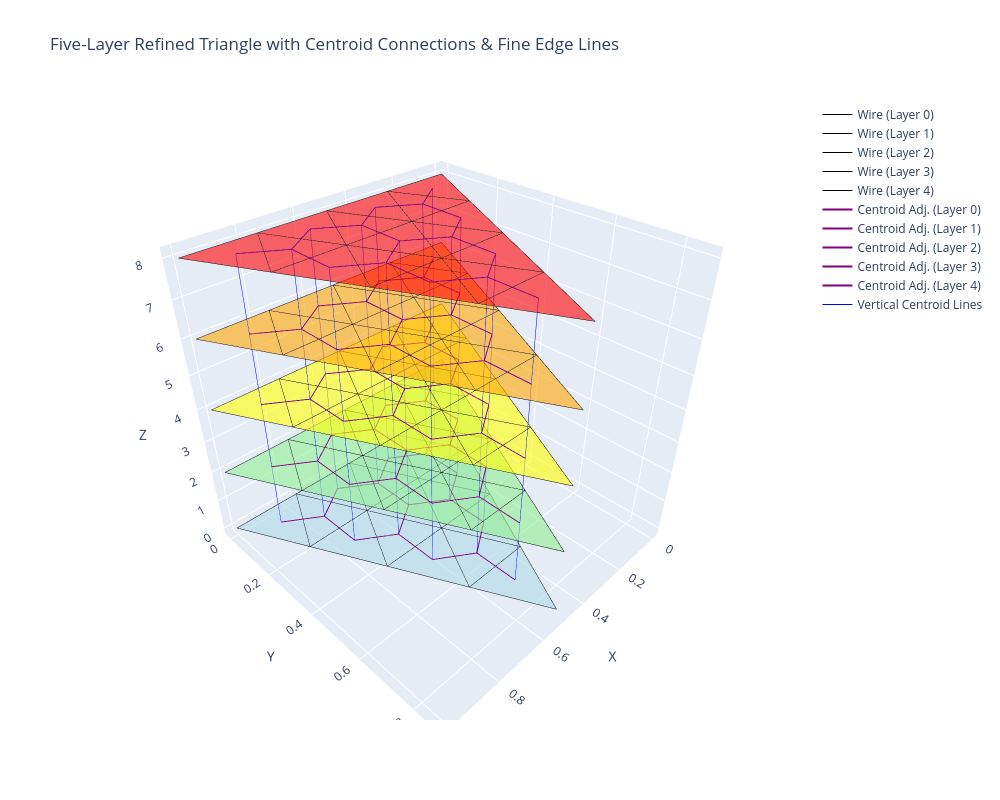

The notebook cell saved with this chart:
### Code cell
import numpy as np
import plotly.graph_objects as go

# ─────────────────────────────────────────────────────────────────────────────
# 1) Subdivide a single large 2D triangle
# ─────────────────────────────────────────────────────────────────────────────
def subdivide_triangle_2D(p1, p2, p3, n):
    """
    Subdivide a 2D triangle (p1, p2, p3) into n^2 smaller triangles
    by splitting each edge into n segments.

    Returns (vertices, faces):
      - vertices: (N, 2) array of 2D points
      - faces: (M, 3) array of triangular faces (indices into vertices)
    """
    p1 = np.array(p1, dtype=float)
    p2 = np.array(p2, dtype=float)
    p3 = np.array(p3, dtype=float)

    vertex_list = []
    index_map = {}
    idx_counter = 0

    for i in range(n+1):
        for j in range(n+1 - i):
            alpha = i / n
            beta  = j / n
            gamma = 1.0 - alpha - beta
            pt = alpha * p2 + beta * p3 + gamma * p1
            vertex_list.append(pt)
            index_map[(i, j)] = idx_counter
            idx_counter += 1

    vertices = np.array(vertex_list)

    faces = []
    for i in range(n):
        for j in range(n - i):
            # lower triangle
            v1 = index_map[(i, j)]
            v2 = index_map[(i+1, j)]
            v3 = index_map[(i, j+1)]
            faces.append([v1, v2, v3])

            # upper triangle if in range
            if (i + j) <= n - 2:
                v4 = index_map[(i+1, j+1)]
                faces.append([v2, v4, v3])

    faces = np.array(faces, dtype=int)
    return vertices, faces


# ─────────────────────────────────────────────────────────────────────────────
# 2) Build face adjacency for connecting centroids on the same layer
# ─────────────────────────────────────────────────────────────────────────────
def build_face_adjacency(faces):
    """
    Returns a dict: adjacency[i] = set of face indices adjacent to face i.
    Two faces are adjacent if they share an edge.
    """
    edges_dict = {}  # (min_vertex, max_vertex) -> face_index
    adjacency = {i: set() for i in range(len(faces))}

    for i, face in enumerate(faces):
        for (a, b) in [(face[0], face[1]), (face[1], face[2]), (face[2], face[0])]:
            if b < a:
                a, b = b, a
            edge_key = (a, b)
            if edge_key in edges_dict:
                other_face = edges_dict[edge_key]
                adjacency[i].add(other_face)
                adjacency[other_face].add(i)
            else:
                edges_dict[edge_key] = i
    return adjacency


# ─────────────────────────────────────────────────────────────────────────────
# 3) Wireframe: Very fine lines for triangle edges
# ─────────────────────────────────────────────────────────────────────────────
def get_wireframe_trace(vertices_3d, faces, color='black', width=1, name='Wireframe'):
    """
    Build a Scatter3d object with line segments for all edges in 'faces'.
    """
    edges = set()
    for tri in faces:
        i1, i2, i3 = tri
        for (a, b) in [(i1, i2), (i2, i3), (i3, i1)]:
            if b < a:
                a, b = b, a
            edges.add((a, b))

    x_edges, y_edges, z_edges = [], [], []
    for (a, b) in edges:
        x_edges += [vertices_3d[a, 0], vertices_3d[b, 0], None]
        y_edges += [vertices_3d[a, 1], vertices_3d[b, 1], None]
        z_edges += [vertices_3d[a, 2], vertices_3d[b, 2], None]

    return go.Scatter3d(
        x=x_edges, y=y_edges, z=z_edges,
        mode='lines',
        line=dict(color=color, width=width),
        hoverinfo='none',
        name=name
    )


# ─────────────────────────────────────────────────────────────────────────────
# 4) Main function: 5-layer example (z = 0, 2, 4, 6, 8)
# ─────────────────────────────────────────────────────────────────────────────
def plot_five_layer_refined_triangle():
    # a) Subdivide the base 2D triangle
    p1 = (0, 0)
    p2 = (1, 0)
    p3 = (0.5, np.sqrt(3)/2)  # equilateral side=1
    n = 4  # => 16 sub-triangles

    base_2d_vertices, faces = subdivide_triangle_2D(p1, p2, p3, n)
    adjacency = build_face_adjacency(faces)

    # b) Define 5 layers at z = 0, 2, 4, 6, 8
    layer_zs = [0, 2, 4, 6, 8]

    # c) Build 3D coords for each layer
    # We'll store them in a list: layer_vertices[i] is shape (N, 3)
    layer_vertices = []
    for zval in layer_zs:
        pts_3d = np.column_stack([base_2d_vertices, np.full(len(base_2d_vertices), zval)])
        layer_vertices.append(pts_3d)

    # d) Mesh3d + wireframe for each layer
    # We'll store these in a list of Plotly traces
    mesh_traces = []
    wire_traces = []
    colors = ['lightblue', 'lightgreen', 'yellow', 'orange', 'red']  # 5 layers

    for i, pts3d in enumerate(layer_vertices):
        mesh_traces.append(go.Mesh3d(
            x=pts3d[:, 0], y=pts3d[:, 1], z=pts3d[:, 2],
            i=faces[:, 0], j=faces[:, 1], k=faces[:, 2],
            color=colors[i],
            opacity=0.6,
            name=f'Layer {i} (z={layer_zs[i]})'
        ))
        wire_traces.append(get_wireframe_trace(
            pts3d, faces, color='black', width=1,
            name=f'Wire (Layer {i})'
        ))

    # e) Centroids for each sub-triangle on each layer
    # We'll store shape (num_layers, num_faces, 3)
    num_faces = len(faces)
    centroids = np.zeros((len(layer_zs), num_faces, 3))

    for li, pts3d in enumerate(layer_vertices):
        for fi, face in enumerate(faces):
            centroids[li, fi] = pts3d[list(face)].mean(axis=0)

    # f) Horizontal adjacency among centroids (on each layer)
    # We'll connect adjacent sub-triangle centroids with a moderate line width
    adjacency_traces = []
    def build_centroid_adjacency_trace(centroids_xyz, adjacency, 
                                       color='purple', width=2, layer_label=''):
        x_list, y_list, z_list = [], [], []
        for i in range(len(centroids_xyz)):
            c_i = centroids_xyz[i]
            for j in adjacency[i]:
                if j > i:
                    c_j = centroids_xyz[j]
                    x_list += [c_i[0], c_j[0], None]
                    y_list += [c_i[1], c_j[1], None]
                    z_list += [c_i[2], c_j[2], None]
        return go.Scatter3d(
            x=x_list, y=y_list, z=z_list,
            mode='lines',
            line=dict(color=color, width=width),
            name=f'Centroid Adj. {layer_label}'
        )

    for li in range(len(layer_zs)):
        trace = build_centroid_adjacency_trace(centroids[li], adjacency,
                                               color='purple', width=2,
                                               layer_label=f'(Layer {li})')
        adjacency_traces.append(trace)

    # g) Vertical lines connecting each face's centroid from layer to layer
    # We'll do thinner or moderate lines for vertical connections
    x_vert, y_vert, z_vert = [], [], []
    for fi in range(num_faces):
        # We'll connect the centroid across each consecutive pair of layers
        for li in range(len(layer_zs) - 1):
            cA = centroids[li, fi]
            cB = centroids[li+1, fi]
            x_vert += [cA[0], cB[0], None]
            y_vert += [cA[1], cB[1], None]
            z_vert += [cA[2], cB[2], None]

    vertical_trace = go.Scatter3d(
        x=x_vert, y=y_vert, z=z_vert,
        mode='lines',
        line=dict(color='blue', width=1),  # finer lines for vertical
        name='Vertical Centroid Lines'
    )

    # h) Combine all traces
    fig_data = []
    fig_data.extend(mesh_traces)
    fig_data.extend(wire_traces)
    fig_data.extend(adjacency_traces)
    fig_data.append(vertical_trace)

    fig = go.Figure(data=fig_data)
    fig.update_layout(
        title='Five-Layer Refined Triangle with Centroid Connections & Fine Edge Lines',
        scene=dict(
            xaxis_title='X',
            yaxis_title='Y',
            zaxis_title='Z'
        ),
        width=1000,
        height=800
    )
    fig.show()


# ─────────────────────────────────────────────────────────────────────────────
# Run it
# ─────────────────────────────────────────────────────────────────────────────
plot_five_layer_refined_triangle()

### Figure 1 — Plotly figure (JSON) as saved in the notebook; plotly's stock layout.template omitted (floating-point values rounded to 4 significant figures; data arrays with more than 128 entries replaced by an {"elided": "..."} marker saying what was removed)
{"data": [{"color": "lightblue", "i": [0, 5, 1, 6, 2, 7, 3, 5, 9, 6, 10, 7, 9, 12, 10, 12], "j": [5, 6, 6, 7, 7, 8, 8, 9, 10, 10, 11, 11, 12, 13, 13, 14], "k": [1, 1, 2, 2, 3, 3, 4, 6, 6, 7, 7, 8, 10, 10, 11, 13], "name": "Layer 0 (z=0)", "opacity": 0.6, "type": "mesh3d", "x": [0, 0.125, 0.25, 0.375, 0.5, 0.25, 0.375, 0.5, 0.625, 0.5, 0.625, 0.75, 0.75, 0.875, 1], "y": [0, 0.2165, 0.433, 0.6495, 0.866, 0, 0.2165, 0.433, 0.6495, 0, 0.2165, 0.433, 0, 0.2165, 0], "z": [0, 0, 0, 0, 0, 0, 0, 0, 0, 0, 0, 0, 0, 0, 0]}, {"color": "lightgreen", "i": [0, 5, 1, 6, 2, 7, 3, 5, 9, 6, 10, 7, 9, 12, 10, 12], "j": [5, 6, 6, 7, 7, 8, 8, 9, 10, 10, 11, 11, 12, 13, 13, 14], "k": [1, 1, 2, 2, 3, 3, 4, 6, 6, 7, 7, 8, 10, 10, 11, 13], "name": "Layer 1 (z=2)", "opacity": 0.6, "type": "mesh3d", "x": [0, 0.125, 0.25, 0.375, 0.5, 0.25, 0.375, 0.5, 0.625, 0.5, 0.625, 0.75, 0.75, 0.875, 1], "y": [0, 0.2165, 0.433, 0.6495, 0.866, 0, 0.2165, 0.433, 0.6495, 0, 0.2165, 0.433, 0, 0.2165, 0], "z": [2, 2, 2, 2, 2, 2, 2, 2, 2, 2, 2, 2, 2, 2, 2]}, {"color": "yellow", "i": [0, 5, 1, 6, 2, 7, 3, 5, 9, 6, 10, 7, 9, 12, 10, 12], "j": [5, 6, 6, 7, 7, 8, 8, 9, 10, 10, 11, 11, 12, 13, 13, 14], "k": [1, 1, 2, 2, 3, 3, 4, 6, 6, 7, 7, 8, 10, 10, 11, 13], "name": "Layer 2 (z=4)", "opacity": 0.6, "type": "mesh3d", "x": [0, 0.125, 0.25, 0.375, 0.5, 0.25, 0.375, 0.5, 0.625, 0.5, 0.625, 0.75, 0.75, 0.875, 1], "y": [0, 0.2165, 0.433, 0.6495, 0.866, 0, 0.2165, 0.433, 0.6495, 0, 0.2165, 0.433, 0, 0.2165, 0], "z": [4, 4, 4, 4, 4, 4, 4, 4, 4, 4, 4, 4, 4, 4, 4]}, {"color": "orange", "i": [0, 5, 1, 6, 2, 7, 3, 5, 9, 6, 10, 7, 9, 12, 10, 12], "j": [5, 6, 6, 7, 7, 8, 8, 9, 10, 10, 11, 11, 12, 13, 13, 14], "k": [1, 1, 2, 2, 3, 3, 4, 6, 6, 7, 7, 8, 10, 10, 11, 13], "name": "Layer 3 (z=6)", "opacity": 0.6, "type": "mesh3d", "x": [0, 0.125, 0.25, 0.375, 0.5, 0.25, 0.375, 0.5, 0.625, 0.5, 0.625, 0.75, 0.75, 0.875, 1], "y": [0, 0.2165, 0.433, 0.6495, 0.866, 0, 0.2165, 0.433, 0.6495, 0, 0.2165, 0.433, 0, 0.2165, 0], "z": [6, 6, 6, 6, 6, 6, 6, 6, 6, 6, 6, 6, 6, 6, 6]}, {"color": "red", "i": [0, 5, 1, 6, 2, 7, 3, 5, 9, 6, 10, 7, 9, 12, 10, 12], "j": [5, 6, 6, 7, 7, 8, 8, 9, 10, 10, 11, 11, 12, 13, 13, 14], "k": [1, 1, 2, 2, 3, 3, 4, 6, 6, 7, 7, 8, 10, 10, 11, 13], "name": "Layer 4 (z=8)", "opacity": 0.6, "type": "mesh3d", "x": [0, 0.125, 0.25, 0.375, 0.5, 0.25, 0.375, 0.5, 0.625, 0.5, 0.625, 0.75, 0.75, 0.875, 1], "y": [0, 0.2165, 0.433, 0.6495, 0.866, 0, 0.2165, 0.433, 0.6495, 0, 0.2165, 0.433, 0, 0.2165, 0], "z": [8, 8, 8, 8, 8, 8, 8, 8, 8, 8, 8, 8, 8, 8, 8]}, {"hoverinfo": "none", "line": {"color": "black", "width": 1}, "mode": "lines", "name": "Wire (Layer 0)", "type": "scatter3d", "x": [0.375, 0.5, null, 0.375, 0.5, null, 0.75, 0.875, null, 0, 0.25, null, 0.125, 0.375, null, 0.625, 0.75, null, 0.875, 1, null, 0.5, 0.625, null, 0.25, 0.375, null, 0.5, 0.625, null, 0.25, 0.5, null, 0.625, 0.75, null, 0, 0.125, null, 0.5, 0.625, null, 0.125, 0.25, null, 0.625, 0.75, null, 0.25, 0.5, null, 0.125, 0.25, null, 0.75, 0.875, null, 0.375, 0.5, null, 0.375, 0.625, null, 0.75, 1, null, 0.375, 0.625, null, 0.5, 0.75, null, 0.625, 0.875, null, 0.25, 0.375, null, 0.25, 0.375, null, 0.5, 0.75, null, 0.375, 0.5, null, 0.5, 0.625, null], "y": [0.6495, 0.866, null, 0.6495, 0.433, null, 0, 0.2165, null, 0, 0, null, 0.2165, 0.2165, null, 0.2165, 0, null, 0.2165, 0, null, 0.433, 0.2165, null, 0, 0.2165, null, 0.866, 0.6495, null, 0, 0, null, 0.6495, 0.433, null, 0, 0.2165, null, 0, 0.2165, null, 0.2165, 0.433, null, 0.2165, 0.433, null, 0.433, 0.433, null, 0.2165, 0, null, 0.433, 0.2165, null, 0.2165, 0.433, null, 0.2165, 0.2165, null, 0, 0, null, 0.6495, 0.6495, null, 0, 0, null, 0.2165, 0.2165, null, 0.433, 0.6495, null, 0.433, 0.2165, null, 0.433, 0.433, null, 0.2165, 0, null, 0.433, 0.6495, null], "z": [0, 0, null, 0, 0, null, 0, 0, null, 0, 0, null, 0, 0, null, 0, 0, null, 0, 0, null, 0, 0, null, 0, 0, null, 0, 0, null, 0, 0, null, 0, 0, null, 0, 0, null, 0, 0, null, 0, 0, null, 0, 0, null, 0, 0, null, 0, 0, null, 0, 0, null, 0, 0, null, 0, 0, null, 0, 0, null, 0, 0, null, 0, 0, null, 0, 0, null, 0, 0, null, 0, 0, null, 0, 0, null, 0, 0, null, 0, 0, null]}, {"hoverinfo": "none", "line": {"color": "black", "width": 1}, "mode": "lines", "name": "Wire (Layer 1)", "type": "scatter3d", "x": [0.375, 0.5, null, 0.375, 0.5, null, 0.75, 0.875, null, 0, 0.25, null, 0.125, 0.375, null, 0.625, 0.75, null, 0.875, 1, null, 0.5, 0.625, null, 0.25, 0.375, null, 0.5, 0.625, null, 0.25, 0.5, null, 0.625, 0.75, null, 0, 0.125, null, 0.5, 0.625, null, 0.125, 0.25, null, 0.625, 0.75, null, 0.25, 0.5, null, 0.125, 0.25, null, 0.75, 0.875, null, 0.375, 0.5, null, 0.375, 0.625, null, 0.75, 1, null, 0.375, 0.625, null, 0.5, 0.75, null, 0.625, 0.875, null, 0.25, 0.375, null, 0.25, 0.375, null, 0.5, 0.75, null, 0.375, 0.5, null, 0.5, 0.625, null], "y": [0.6495, 0.866, null, 0.6495, 0.433, null, 0, 0.2165, null, 0, 0, null, 0.2165, 0.2165, null, 0.2165, 0, null, 0.2165, 0, null, 0.433, 0.2165, null, 0, 0.2165, null, 0.866, 0.6495, null, 0, 0, null, 0.6495, 0.433, null, 0, 0.2165, null, 0, 0.2165, null, 0.2165, 0.433, null, 0.2165, 0.433, null, 0.433, 0.433, null, 0.2165, 0, null, 0.433, 0.2165, null, 0.2165, 0.433, null, 0.2165, 0.2165, null, 0, 0, null, 0.6495, 0.6495, null, 0, 0, null, 0.2165, 0.2165, null, 0.433, 0.6495, null, 0.433, 0.2165, null, 0.433, 0.433, null, 0.2165, 0, null, 0.433, 0.6495, null], "z": [2, 2, null, 2, 2, null, 2, 2, null, 2, 2, null, 2, 2, null, 2, 2, null, 2, 2, null, 2, 2, null, 2, 2, null, 2, 2, null, 2, 2, null, 2, 2, null, 2, 2, null, 2, 2, null, 2, 2, null, 2, 2, null, 2, 2, null, 2, 2, null, 2, 2, null, 2, 2, null, 2, 2, null, 2, 2, null, 2, 2, null, 2, 2, null, 2, 2, null, 2, 2, null, 2, 2, null, 2, 2, null, 2, 2, null, 2, 2, null]}, {"hoverinfo": "none", "line": {"color": "black", "width": 1}, "mode": "lines", "name": "Wire (Layer 2)", "type": "scatter3d", "x": [0.375, 0.5, null, 0.375, 0.5, null, 0.75, 0.875, null, 0, 0.25, null, 0.125, 0.375, null, 0.625, 0.75, null, 0.875, 1, null, 0.5, 0.625, null, 0.25, 0.375, null, 0.5, 0.625, null, 0.25, 0.5, null, 0.625, 0.75, null, 0, 0.125, null, 0.5, 0.625, null, 0.125, 0.25, null, 0.625, 0.75, null, 0.25, 0.5, null, 0.125, 0.25, null, 0.75, 0.875, null, 0.375, 0.5, null, 0.375, 0.625, null, 0.75, 1, null, 0.375, 0.625, null, 0.5, 0.75, null, 0.625, 0.875, null, 0.25, 0.375, null, 0.25, 0.375, null, 0.5, 0.75, null, 0.375, 0.5, null, 0.5, 0.625, null], "y": [0.6495, 0.866, null, 0.6495, 0.433, null, 0, 0.2165, null, 0, 0, null, 0.2165, 0.2165, null, 0.2165, 0, null, 0.2165, 0, null, 0.433, 0.2165, null, 0, 0.2165, null, 0.866, 0.6495, null, 0, 0, null, 0.6495, 0.433, null, 0, 0.2165, null, 0, 0.2165, null, 0.2165, 0.433, null, 0.2165, 0.433, null, 0.433, 0.433, null, 0.2165, 0, null, 0.433, 0.2165, null, 0.2165, 0.433, null, 0.2165, 0.2165, null, 0, 0, null, 0.6495, 0.6495, null, 0, 0, null, 0.2165, 0.2165, null, 0.433, 0.6495, null, 0.433, 0.2165, null, 0.433, 0.433, null, 0.2165, 0, null, 0.433, 0.6495, null], "z": [4, 4, null, 4, 4, null, 4, 4, null, 4, 4, null, 4, 4, null, 4, 4, null, 4, 4, null, 4, 4, null, 4, 4, null, 4, 4, null, 4, 4, null, 4, 4, null, 4, 4, null, 4, 4, null, 4, 4, null, 4, 4, null, 4, 4, null, 4, 4, null, 4, 4, null, 4, 4, null, 4, 4, null, 4, 4, null, 4, 4, null, 4, 4, null, 4, 4, null, 4, 4, null, 4, 4, null, 4, 4, null, 4, 4, null, 4, 4, null]}, {"hoverinfo": "none", "line": {"color": "black", "width": 1}, "mode": "lines", "name": "Wire (Layer 3)", "type": "scatter3d", "x": [0.375, 0.5, null, 0.375, 0.5, null, 0.75, 0.875, null, 0, 0.25, null, 0.125, 0.375, null, 0.625, 0.75, null, 0.875, 1, null, 0.5, 0.625, null, 0.25, 0.375, null, 0.5, 0.625, null, 0.25, 0.5, null, 0.625, 0.75, null, 0, 0.125, null, 0.5, 0.625, null, 0.125, 0.25, null, 0.625, 0.75, null, 0.25, 0.5, null, 0.125, 0.25, null, 0.75, 0.875, null, 0.375, 0.5, null, 0.375, 0.625, null, 0.75, 1, null, 0.375, 0.625, null, 0.5, 0.75, null, 0.625, 0.875, null, 0.25, 0.375, null, 0.25, 0.375, null, 0.5, 0.75, null, 0.375, 0.5, null, 0.5, 0.625, null], "y": [0.6495, 0.866, null, 0.6495, 0.433, null, 0, 0.2165, null, 0, 0, null, 0.2165, 0.2165, null, 0.2165, 0, null, 0.2165, 0, null, 0.433, 0.2165, null, 0, 0.2165, null, 0.866, 0.6495, null, 0, 0, null, 0.6495, 0.433, null, 0, 0.2165, null, 0, 0.2165, null, 0.2165, 0.433, null, 0.2165, 0.433, null, 0.433, 0.433, null, 0.2165, 0, null, 0.433, 0.2165, null, 0.2165, 0.433, null, 0.2165, 0.2165, null, 0, 0, null, 0.6495, 0.6495, null, 0, 0, null, 0.2165, 0.2165, null, 0.433, 0.6495, null, 0.433, 0.2165, null, 0.433, 0.433, null, 0.2165, 0, null, 0.433, 0.6495, null], "z": [6, 6, null, 6, 6, null, 6, 6, null, 6, 6, null, 6, 6, null, 6, 6, null, 6, 6, null, 6, 6, null, 6, 6, null, 6, 6, null, 6, 6, null, 6, 6, null, 6, 6, null, 6, 6, null, 6, 6, null, 6, 6, null, 6, 6, null, 6, 6, null, 6, 6, null, 6, 6, null, 6, 6, null, 6, 6, null, 6, 6, null, 6, 6, null, 6, 6, null, 6, 6, null, 6, 6, null, 6, 6, null, 6, 6, null, 6, 6, null]}, {"hoverinfo": "none", "line": {"color": "black", "width": 1}, "mode": "lines", "name": "Wire (Layer 4)", "type": "scatter3d", "x": [0.375, 0.5, null, 0.375, 0.5, null, 0.75, 0.875, null, 0, 0.25, null, 0.125, 0.375, null, 0.625, 0.75, null, 0.875, 1, null, 0.5, 0.625, null, 0.25, 0.375, null, 0.5, 0.625, null, 0.25, 0.5, null, 0.625, 0.75, null, 0, 0.125, null, 0.5, 0.625, null, 0.125, 0.25, null, 0.625, 0.75, null, 0.25, 0.5, null, 0.125, 0.25, null, 0.75, 0.875, null, 0.375, 0.5, null, 0.375, 0.625, null, 0.75, 1, null, 0.375, 0.625, null, 0.5, 0.75, null, 0.625, 0.875, null, 0.25, 0.375, null, 0.25, 0.375, null, 0.5, 0.75, null, 0.375, 0.5, null, 0.5, 0.625, null], "y": [0.6495, 0.866, null, 0.6495, 0.433, null, 0, 0.2165, null, 0, 0, null, 0.2165, 0.2165, null, 0.2165, 0, null, 0.2165, 0, null, 0.433, 0.2165, null, 0, 0.2165, null, 0.866, 0.6495, null, 0, 0, null, 0.6495, 0.433, null, 0, 0.2165, null, 0, 0.2165, null, 0.2165, 0.433, null, 0.2165, 0.433, null, 0.433, 0.433, null, 0.2165, 0, null, 0.433, 0.2165, null, 0.2165, 0.433, null, 0.2165, 0.2165, null, 0, 0, null, 0.6495, 0.6495, null, 0, 0, null, 0.2165, 0.2165, null, 0.433, 0.6495, null, 0.433, 0.2165, null, 0.433, 0.433, null, 0.2165, 0, null, 0.433, 0.6495, null], "z": [8, 8, null, 8, 8, null, 8, 8, null, 8, 8, null, 8, 8, null, 8, 8, null, 8, 8, null, 8, 8, null, 8, 8, null, 8, 8, null, 8, 8, null, 8, 8, null, 8, 8, null, 8, 8, null, 8, 8, null, 8, 8, null, 8, 8, null, 8, 8, null, 8, 8, null, 8, 8, null, 8, 8, null, 8, 8, null, 8, 8, null, 8, 8, null, 8, 8, null, 8, 8, null, 8, 8, null, 8, 8, null, 8, 8, null, 8, 8, null]}, {"line": {"color": "purple", "width": 2}, "mode": "lines", "name": "Centroid Adj. (Layer 0)", "type": "scatter3d", "x": [0.125, 0.25, null, 0.25, 0.25, null, 0.25, 0.375, null, 0.25, 0.375, null, 0.375, 0.5, null, 0.375, 0.375, null, 0.375, 0.5, null, 0.5, 0.625, null, 0.5, 0.5, null, 0.375, 0.5, null, 0.5, 0.5, null, 0.5, 0.625, null, 0.5, 0.625, null, 0.625, 0.625, null, 0.625, 0.75, null, 0.625, 0.75, null, 0.75, 0.75, null, 0.75, 0.875, null], "y": [0.07217, 0.1443, null, 0.1443, 0.2887, null, 0.1443, 0.07217, null, 0.2887, 0.3608, null, 0.3608, 0.2887, null, 0.3608, 0.5052, null, 0.5052, 0.5774, null, 0.5774, 0.5052, null, 0.5774, 0.7217, null, 0.07217, 0.1443, null, 0.1443, 0.2887, null, 0.1443, 0.07217, null, 0.2887, 0.3608, null, 0.3608, 0.5052, null, 0.3608, 0.2887, null, 0.07217, 0.1443, null, 0.1443, 0.2887, null, 0.1443, 0.07217, null], "z": [0, 0, null, 0, 0, null, 0, 0, null, 0, 0, null, 0, 0, null, 0, 0, null, 0, 0, null, 0, 0, null, 0, 0, null, 0, 0, null, 0, 0, null, 0, 0, null, 0, 0, null, 0, 0, null, 0, 0, null, 0, 0, null, 0, 0, null, 0, 0, null]}, {"line": {"color": "purple", "width": 2}, "mode": "lines", "name": "Centroid Adj. (Layer 1)", "type": "scatter3d", "x": [0.125, 0.25, null, 0.25, 0.25, null, 0.25, 0.375, null, 0.25, 0.375, null, 0.375, 0.5, null, 0.375, 0.375, null, 0.375, 0.5, null, 0.5, 0.625, null, 0.5, 0.5, null, 0.375, 0.5, null, 0.5, 0.5, null, 0.5, 0.625, null, 0.5, 0.625, null, 0.625, 0.625, null, 0.625, 0.75, null, 0.625, 0.75, null, 0.75, 0.75, null, 0.75, 0.875, null], "y": [0.07217, 0.1443, null, 0.1443, 0.2887, null, 0.1443, 0.07217, null, 0.2887, 0.3608, null, 0.3608, 0.2887, null, 0.3608, 0.5052, null, 0.5052, 0.5774, null, 0.5774, 0.5052, null, 0.5774, 0.7217, null, 0.07217, 0.1443, null, 0.1443, 0.2887, null, 0.1443, 0.07217, null, 0.2887, 0.3608, null, 0.3608, 0.5052, null, 0.3608, 0.2887, null, 0.07217, 0.1443, null, 0.1443, 0.2887, null, 0.1443, 0.07217, null], "z": [2, 2, null, 2, 2, null, 2, 2, null, 2, 2, null, 2, 2, null, 2, 2, null, 2, 2, null, 2, 2, null, 2, 2, null, 2, 2, null, 2, 2, null, 2, 2, null, 2, 2, null, 2, 2, null, 2, 2, null, 2, 2, null, 2, 2, null, 2, 2, null]}, {"line": {"color": "purple", "width": 2}, "mode": "lines", "name": "Centroid Adj. (Layer 2)", "type": "scatter3d", "x": [0.125, 0.25, null, 0.25, 0.25, null, 0.25, 0.375, null, 0.25, 0.375, null, 0.375, 0.5, null, 0.375, 0.375, null, 0.375, 0.5, null, 0.5, 0.625, null, 0.5, 0.5, null, 0.375, 0.5, null, 0.5, 0.5, null, 0.5, 0.625, null, 0.5, 0.625, null, 0.625, 0.625, null, 0.625, 0.75, null, 0.625, 0.75, null, 0.75, 0.75, null, 0.75, 0.875, null], "y": [0.07217, 0.1443, null, 0.1443, 0.2887, null, 0.1443, 0.07217, null, 0.2887, 0.3608, null, 0.3608, 0.2887, null, 0.3608, 0.5052, null, 0.5052, 0.5774, null, 0.5774, 0.5052, null, 0.5774, 0.7217, null, 0.07217, 0.1443, null, 0.1443, 0.2887, null, 0.1443, 0.07217, null, 0.2887, 0.3608, null, 0.3608, 0.5052, null, 0.3608, 0.2887, null, 0.07217, 0.1443, null, 0.1443, 0.2887, null, 0.1443, 0.07217, null], "z": [4, 4, null, 4, 4, null, 4, 4, null, 4, 4, null, 4, 4, null, 4, 4, null, 4, 4, null, 4, 4, null, 4, 4, null, 4, 4, null, 4, 4, null, 4, 4, null, 4, 4, null, 4, 4, null, 4, 4, null, 4, 4, null, 4, 4, null, 4, 4, null]}, {"line": {"color": "purple", "width": 2}, "mode": "lines", "name": "Centroid Adj. (Layer 3)", "type": "scatter3d", "x": [0.125, 0.25, null, 0.25, 0.25, null, 0.25, 0.375, null, 0.25, 0.375, null, 0.375, 0.5, null, 0.375, 0.375, null, 0.375, 0.5, null, 0.5, 0.625, null, 0.5, 0.5, null, 0.375, 0.5, null, 0.5, 0.5, null, 0.5, 0.625, null, 0.5, 0.625, null, 0.625, 0.625, null, 0.625, 0.75, null, 0.625, 0.75, null, 0.75, 0.75, null, 0.75, 0.875, null], "y": [0.07217, 0.1443, null, 0.1443, 0.2887, null, 0.1443, 0.07217, null, 0.2887, 0.3608, null, 0.3608, 0.2887, null, 0.3608, 0.5052, null, 0.5052, 0.5774, null, 0.5774, 0.5052, null, 0.5774, 0.7217, null, 0.07217, 0.1443, null, 0.1443, 0.2887, null, 0.1443, 0.07217, null, 0.2887, 0.3608, null, 0.3608, 0.5052, null, 0.3608, 0.2887, null, 0.07217, 0.1443, null, 0.1443, 0.2887, null, 0.1443, 0.07217, null], "z": [6, 6, null, 6, 6, null, 6, 6, null, 6, 6, null, 6, 6, null, 6, 6, null, 6, 6, null, 6, 6, null, 6, 6, null, 6, 6, null, 6, 6, null, 6, 6, null, 6, 6, null, 6, 6, null, 6, 6, null, 6, 6, null, 6, 6, null, 6, 6, null]}, {"line": {"color": "purple", "width": 2}, "mode": "lines", "name": "Centroid Adj. (Layer 4)", "type": "scatter3d", "x": [0.125, 0.25, null, 0.25, 0.25, null, 0.25, 0.375, null, 0.25, 0.375, null, 0.375, 0.5, null, 0.375, 0.375, null, 0.375, 0.5, null, 0.5, 0.625, null, 0.5, 0.5, null, 0.375, 0.5, null, 0.5, 0.5, null, 0.5, 0.625, null, 0.5, 0.625, null, 0.625, 0.625, null, 0.625, 0.75, null, 0.625, 0.75, null, 0.75, 0.75, null, 0.75, 0.875, null], "y": [0.07217, 0.1443, null, 0.1443, 0.2887, null, 0.1443, 0.07217, null, 0.2887, 0.3608, null, 0.3608, 0.2887, null, 0.3608, 0.5052, null, 0.5052, 0.5774, null, 0.5774, 0.5052, null, 0.5774, 0.7217, null, 0.07217, 0.1443, null, 0.1443, 0.2887, null, 0.1443, 0.07217, null, 0.2887, 0.3608, null, 0.3608, 0.5052, null, 0.3608, 0.2887, null, 0.07217, 0.1443, null, 0.1443, 0.2887, null, 0.1443, 0.07217, null], "z": [8, 8, null, 8, 8, null, 8, 8, null, 8, 8, null, 8, 8, null, 8, 8, null, 8, 8, null, 8, 8, null, 8, 8, null, 8, 8, null, 8, 8, null, 8, 8, null, 8, 8, null, 8, 8, null, 8, 8, null, 8, 8, null, 8, 8, null, 8, 8, null]}, {"line": {"color": "blue", "width": 1}, "mode": "lines", "name": "Vertical Centroid Lines", "type": "scatter3d", "x": {"elided": "192 float values"}, "y": {"elided": "192 float values"}, "z": {"elided": "192 int values"}}], "layout": {"height": 800, "scene": {"xaxis": {"title": {"text": "X"}}, "yaxis": {"title": {"text": "Y"}}, "zaxis": {"title": {"text": "Z"}}}, "title": {"text": "Five-Layer Refined Triangle with Centroid Connections & Fine Edge Lines"}, "width": 1000}}
